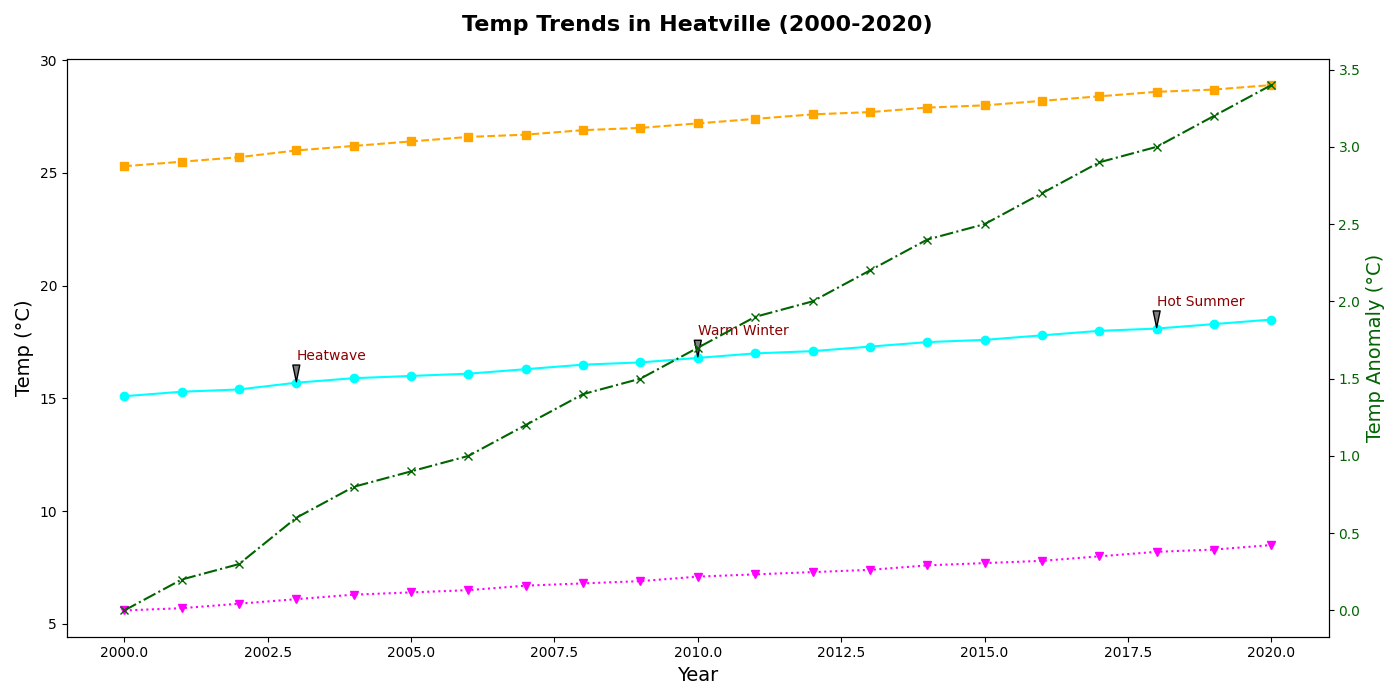

This chart was generated by the following Python code:
import matplotlib.pyplot as plt
import numpy as np

years = np.array([2000, 2001, 2002, 2003, 2004, 2005, 2006, 2007, 2008, 2009, 
                  2010, 2011, 2012, 2013, 2014, 2015, 2016, 2017, 2018, 2019, 2020])
avg_temps = np.array([15.1, 15.3, 15.4, 15.7, 15.9, 16.0, 16.1, 16.3, 16.5, 16.6, 
                      16.8, 17.0, 17.1, 17.3, 17.5, 17.6, 17.8, 18.0, 18.1, 18.3, 18.5])
high_temps = np.array([25.3, 25.5, 25.7, 26.0, 26.2, 26.4, 26.6, 26.7, 26.9, 27.0, 
                       27.2, 27.4, 27.6, 27.7, 27.9, 28.0, 28.2, 28.4, 28.6, 28.7, 28.9])
low_temps = np.array([5.6, 5.7, 5.9, 6.1, 6.3, 6.4, 6.5, 6.7, 6.8, 6.9, 7.1, 7.2, 
                      7.3, 7.4, 7.6, 7.7, 7.8, 8.0, 8.2, 8.3, 8.5])

fig, ax = plt.subplots(figsize=(14, 7))
ax.plot(years, avg_temps, marker='o', linestyle='-', color='cyan')
ax.plot(years, high_temps, marker='s', linestyle='--', color='orange')
ax.plot(years, low_temps, marker='v', linestyle=':', color='magenta')

events = {
    2003: "Heatwave",
    2010: "Warm Winter",
    2018: "Hot Summer"
}

for year, event in events.items():
    temp = avg_temps[years.tolist().index(year)]
    ax.annotate(event,
                xy=(year, temp),
                xytext=(year, temp + 1),
                arrowprops=dict(facecolor='grey', shrink=0.05, width=1, headwidth=5),
                fontsize=10,
                color='darkred')

ax.set_title('Temp Trends in Heatville (2000-2020)', fontsize=16, fontweight='bold', pad=20)
ax.set_xlabel('Year', fontsize=14)
ax.set_ylabel('Temp (°C)', fontsize=14)

base_avg_temp = avg_temps[0]
anomalies = avg_temps - base_avg_temp
ax2 = ax.twinx()
ax2.plot(years, anomalies, color='darkgreen', marker='x', linestyle='-.')
ax2.set_ylabel('Temp Anomaly (°C)', fontsize=14, color='darkgreen')
ax2.tick_params(axis='y', labelcolor='darkgreen')

plt.tight_layout()
plt.show()
